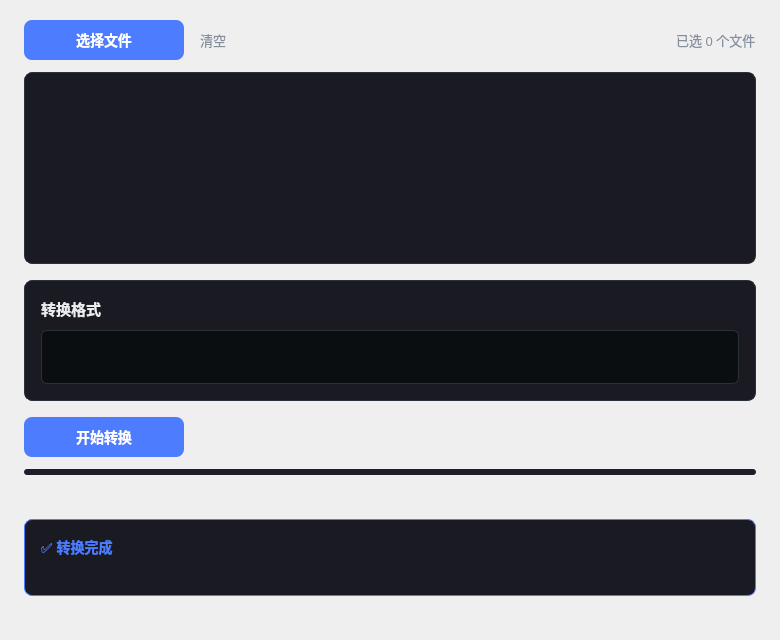
<?xml version="1.0" encoding="UTF-8"?>
<ui version="4.0">
 <class>ConvertPage</class>
 <widget class="QWidget" name="convertPage">
  <property name="geometry">
    <rect>
      <x>0</x>
      <y>0</y>
      <width>780</width>
      <height>640</height>
    </rect>
  </property>
  <property name="styleSheet">
    <string notr="true">QWidget#convertPage { background-color: #0B0E11; }</string>
  </property>
  <layout class="QVBoxLayout" name="mainLayout">
    <property name="spacing">
      <number>12</number>
    </property>
    <property name="leftMargin">
      <number>24</number>
    </property>
    <property name="topMargin">
      <number>20</number>
    </property>
    <property name="rightMargin">
      <number>24</number>
    </property>
    <property name="bottomMargin">
      <number>24</number>
    </property>

    <!-- 顶部操作行：选择文件按钮 + 清空文字按钮 -->
    <item>
      <layout class="QHBoxLayout" name="topRow">
        <property name="spacing">
          <number>8</number>
        </property>
        <item>
          <widget class="QPushButton" name="btnSelectFile">
            <property name="minimumSize">
              <size>
                <width>160</width>
                <height>40</height>
              </size>
            </property>
            <property name="maximumSize">
              <size>
                <width>160</width>
                <height>40</height>
              </size>
            </property>
            <property name="cursor">
              <cursorShape>PointingHandCursor</cursorShape>
            </property>
            <property name="focusPolicy">
              <enum>Qt::StrongFocus</enum>
            </property>
            <property name="text">
              <string>选择文件</string>
            </property>
            <property name="styleSheet">
              <string notr="true">
QPushButton {
    background-color: #4D7CFE;
    color: #FFFFFF;
    border: none;
    border-radius: 8px;
    font-size: 14px;
    font-weight: 600;
    padding: 0 16px;
    min-height: 40px;
}
QPushButton:hover {
    background-color: #3D6CF0;
}
QPushButton:pressed {
    background-color: #2D5CD0;
}
              </string>
            </property>
          </widget>
        </item>
        <item>
          <widget class="QPushButton" name="btnClearAll">
            <property name="cursor">
              <cursorShape>PointingHandCursor</cursorShape>
            </property>
            <property name="focusPolicy">
              <enum>Qt::StrongFocus</enum>
            </property>
            <property name="text">
              <string>清空</string>
            </property>
            <property name="styleSheet">
              <string notr="true">
QPushButton {
    background-color: transparent;
    border: none;
    color: #848E9C;
    font-size: 13px;
    padding: 0 8px;
    min-height: 40px;
}
QPushButton:hover {
    color: #EAECEF;
}
              </string>
            </property>
          </widget>
        </item>
        <item>
          <spacer name="topSpacer">
            <property name="orientation">
              <enum>Qt::Horizontal</enum>
            </property>
            <property name="sizeHint" stdset="0">
              <size>
                <width>0</width>
                <height>0</height>
              </size>
            </property>
          </spacer>
        </item>
        <item>
          <widget class="QLabel" name="lblFileCount">
            <property name="text">
              <string>已选 0 个文件</string>
            </property>
            <property name="styleSheet">
              <string notr="true">color: #848E9C; font-size: 13px;</string>
            </property>
          </widget>
        </item>
      </layout>
    </item>

    <!-- 已选文件信息显示区域 -->
    <item>
      <widget class="QListWidget" name="fileList">
        <property name="frameShape">
          <enum>QFrame::NoFrame</enum>
        </property>
        <property name="minimumHeight">
          <number>180</number>
        </property>
        <property name="styleSheet">
          <string notr="true">
QListWidget {
    background-color: #1A1A22;
    border: 1px solid #2B3139;
    border-radius: 8px;
    padding: 4px;
    outline: none;
}
QListWidget::item {
    background: transparent;
    border-radius: 6px;
    margin: 2px;
    padding: 8px 12px;
    min-height: 36px;
    color: #EAECEF;
    font-size: 13px;
}
QListWidget::item:hover {
    background: #1E2329;
}
QListWidget::item:selected {
    background-color: transparent;
}
          </string>
        </property>
      </widget>
    </item>

    <!-- 间距 -->
    <item>
      <spacer name="spacer1">
        <property name="orientation">
          <enum>Qt::Vertical</enum>
        </property>
        <property name="sizeType">
          <enum>QSizePolicy::Fixed</enum>
        </property>
        <property name="sizeHint" stdset="0">
          <size>
            <width>0</width>
            <height>4</height>
          </size>
        </property>
      </spacer>
    </item>

    <!-- 格式选择卡片 -->
    <item>
      <widget class="QFrame" name="formatCard">
        <property name="styleSheet">
          <string notr="true">
QFrame#formatCard {
    background-color: #1A1A22;
    border: 1px solid #2B3139;
    border-radius: 8px;
    padding: 16px;
}
          </string>
        </property>
        <layout class="QVBoxLayout" name="formatCardLayout">
          <property name="spacing">
            <number>10</number>
          </property>
          <property name="leftMargin">
            <number>0</number>
          </property>
          <property name="topMargin">
            <number>0</number>
          </property>
          <property name="rightMargin">
            <number>0</number>
          </property>
          <property name="bottomMargin">
            <number>0</number>
          </property>
          <item>
            <widget class="QLabel" name="lblFormatTitle">
              <property name="text">
                <string>转换格式</string>
              </property>
              <property name="styleSheet">
                <string notr="true">color: #EAECEF; font-size: 15px; font-weight: 600; background: transparent; border: none; padding: 0; margin: 0;</string>
              </property>
            </widget>
          </item>
          <item>
            <widget class="QComboBox" name="comboFormat">
              <property name="styleSheet">
                <string notr="true">
QComboBox {
    background-color: #0B0E11;
    border: 1px solid #2B3139;
    border-radius: 6px;
    padding: 8px 12px;
    color: #EAECEF;
    font-size: 14px;
    min-height: 36px;
}
QComboBox:hover {
    border-color: #3D6CF0;
}
QComboBox::drop-down {
    border: none;
    width: 24px;
}
QComboBox::down-arrow {
    width: 12px;
    height: 12px;
}
QComboBox QAbstractItemView {
    background-color: #1A1A22;
    border: 1px solid #2B3139;
    border-radius: 6px;
    padding: 4px;
    color: #EAECEF;
    selection-background-color: #3D6CF0;
}
                </string>
              </property>
            </widget>
          </item>
        </layout>
      </widget>
    </item>

    <!-- 间距 -->
    <item>
      <spacer name="spacer2">
        <property name="orientation">
          <enum>Qt::Vertical</enum>
        </property>
        <property name="sizeType">
          <enum>QSizePolicy::Fixed</enum>
        </property>
        <property name="sizeHint" stdset="0">
          <size>
            <width>0</width>
            <height>4</height>
          </size>
        </property>
      </spacer>
    </item>

    <!-- 开始转换按钮 + 进度文字 -->
    <item>
      <layout class="QHBoxLayout" name="bottomRow">
        <property name="spacing">
          <number>16</number>
        </property>
        <item>
          <widget class="QPushButton" name="btnStartConvert">
            <property name="minimumSize">
              <size>
                <width>160</width>
                <height>40</height>
              </size>
            </property>
            <property name="maximumSize">
              <size>
                <width>160</width>
                <height>40</height>
              </size>
            </property>
            <property name="cursor">
              <cursorShape>PointingHandCursor</cursorShape>
            </property>
            <property name="focusPolicy">
              <enum>Qt::StrongFocus</enum>
            </property>
            <property name="text">
              <string>开始转换</string>
            </property>
            <property name="styleSheet">
              <string notr="true">
QPushButton {
    background-color: #4D7CFE;
    color: #FFFFFF;
    border: none;
    border-radius: 8px;
    font-size: 14px;
    font-weight: 600;
    padding: 0 24px;
    min-height: 40px;
}
QPushButton:hover {
    background-color: #3D6CF0;
}
QPushButton:pressed {
    background-color: #2D5CD0;
}
QPushButton:disabled {
    background-color: #2B3139;
    color: #848E9C;
}
              </string>
            </property>
          </widget>
        </item>
        <item>
          <widget class="QLabel" name="lblProgressText">
            <property name="text">
              <string/>
            </property>
            <property name="styleSheet">
              <string notr="true">color: #848E9C; font-size: 13px;</string>
            </property>
          </widget>
        </item>
        <item>
          <spacer name="bottomSpacer">
            <property name="orientation">
              <enum>Qt::Horizontal</enum>
            </property>
            <property name="sizeHint" stdset="0">
              <size>
                <width>0</width>
                <height>0</height>
              </size>
            </property>
          </spacer>
        </item>
      </layout>
    </item>

    <!-- 进度条 -->
    <item>
      <widget class="QProgressBar" name="progressBar">
        <property name="value">
          <number>0</number>
        </property>
        <property name="textVisible">
          <bool>false</bool>
        </property>
        <property name="styleSheet">
          <string notr="true">
QProgressBar {
    background-color: #1E1E28;
    border: none;
    border-radius: 3px;
    min-height: 6px;
    max-height: 6px;
}
QProgressBar::chunk {
    background-color: #4D7CFE;
    border-radius: 3px;
}
          </string>
        </property>
      </widget>
    </item>

    <!-- 状态文字 -->
    <item>
      <widget class="QLabel" name="lblStatus">
        <property name="text">
          <string/>
        </property>
        <property name="styleSheet">
          <string notr="true">color: #848E9C; font-size: 13px; min-height: 20px;</string>
        </property>
      </widget>
    </item>

    <!-- 结果卡片（默认隐藏） -->
    <item>
      <widget class="QFrame" name="resultCard">
        <property name="visible">
          <bool>false</bool>
        </property>
        <property name="styleSheet">
          <string notr="true">
QFrame#resultCard {
    background-color: #1A1A22;
    border: 1px solid #4D7CFE;
    border-radius: 8px;
    padding: 16px;
}
          </string>
        </property>
        <layout class="QVBoxLayout" name="resultLayout">
          <property name="spacing">
            <number>6</number>
          </property>
          <property name="leftMargin">
            <number>0</number>
          </property>
          <property name="topMargin">
            <number>0</number>
          </property>
          <property name="rightMargin">
            <number>0</number>
          </property>
          <property name="bottomMargin">
            <number>0</number>
          </property>
          <item>
            <widget class="QLabel" name="lblResultTitle">
              <property name="text">
                <string>✅ 转换完成</string>
              </property>
              <property name="styleSheet">
                <string notr="true">color: #4D7CFE; font-size: 14px; font-weight: 600; background: transparent; border: none; padding: 0;</string>
              </property>
            </widget>
          </item>
          <item>
            <widget class="QLabel" name="lblResultInfo">
              <property name="styleSheet">
                <string notr="true">color: #EAECEF; font-size: 13px; background: transparent; border: none; padding: 0;</string>
              </property>
              <property name="text">
                <string/>
              </property>
            </widget>
          </item>
        </layout>
      </widget>
    </item>

    <!-- 底部弹性空间 -->
    <item>
      <spacer name="spacerBottom">
        <property name="orientation">
          <enum>Qt::Vertical</enum>
        </property>
        <property name="sizeHint" stdset="0">
          <size>
            <width>0</width>
            <height>0</height>
          </size>
        </property>
      </spacer>
    </item>
  </layout>
 </widget>
 <resources/>
 <connections/>
</ui>
